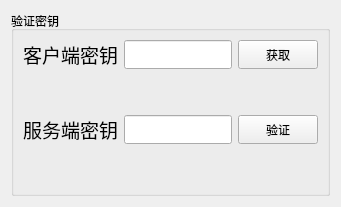
     <widget class="QWidget" name="tabK">
      <attribute name="icon">
       <iconset>
        <normaloff>assets/PNG/crown.png</normaloff>assets/PNG/crown.png</iconset>
      </attribute>
      <attribute name="title">
       <string>密钥</string>
      </attribute>
      <layout class="QVBoxLayout" name="verticalLayout_10">
       <item>
        <widget class="QGroupBox" name="KeysgroupBox">
         <property name="title">
          <string>验证密钥</string>
         </property>
         <layout class="QVBoxLayout" name="verticalLayout_21" stretch="2,6,2,6">
          <item>
           <layout class="QHBoxLayout" name="horizontalLayout_12">
            <item>
             <widget class="QLabel" name="label_3">
              <property name="sizePolicy">
               <sizepolicy hsizetype="Fixed" vsizetype="Preferred">
                <horstretch>0</horstretch>
                <verstretch>0</verstretch>
               </sizepolicy>
              </property>
              <property name="font">
               <font>
                <pointsize>14</pointsize>
               </font>
              </property>
              <property name="text">
               <string>客户端密钥</string>
              </property>
             </widget>
            </item>
            <item>
             <widget class="QLineEdit" name="lineEdit_2">
              <property name="sizePolicy">
               <sizepolicy hsizetype="Expanding" vsizetype="Expanding">
                <horstretch>0</horstretch>
                <verstretch>0</verstretch>
               </sizepolicy>
              </property>
             </widget>
            </item>
            <item>
             <widget class="QPushButton" name="pushButton_2">
              <property name="sizePolicy">
               <sizepolicy hsizetype="Minimum" vsizetype="Expanding">
                <horstretch>0</horstretch>
                <verstretch>0</verstretch>
               </sizepolicy>
              </property>
              <property name="text">
               <string>获取</string>
              </property>
             </widget>
            </item>
           </layout>
          </item>
          <item>
           <spacer name="verticalSpacer_20">
            <property name="orientation">
             <enum>Qt::Orientation::Vertical</enum>
            </property>
            <property name="sizeHint" stdset="0">
             <size>
              <width>20</width>
              <height>40</height>
             </size>
            </property>
           </spacer>
          </item>
          <item>
           <layout class="QHBoxLayout" name="horizontalLayout_13">
            <item>
             <widget class="QLabel" name="label_4">
              <property name="sizePolicy">
               <sizepolicy hsizetype="Fixed" vsizetype="Preferred">
                <horstretch>0</horstretch>
                <verstretch>0</verstretch>
               </sizepolicy>
              </property>
              <property name="font">
               <font>
                <pointsize>14</pointsize>
               </font>
              </property>
              <property name="text">
               <string>服务端密钥</string>
              </property>
             </widget>
            </item>
            <item>
             <widget class="QLineEdit" name="lineEdit_3">
              <property name="sizePolicy">
               <sizepolicy hsizetype="Expanding" vsizetype="Expanding">
                <horstretch>0</horstretch>
                <verstretch>0</verstretch>
               </sizepolicy>
              </property>
             </widget>
            </item>
            <item>
             <widget class="QPushButton" name="pushButton_4">
              <property name="sizePolicy">
               <sizepolicy hsizetype="Minimum" vsizetype="Expanding">
                <horstretch>0</horstretch>
                <verstretch>0</verstretch>
               </sizepolicy>
              </property>
              <property name="text">
               <string>验证</string>
              </property>
             </widget>
            </item>
           </layout>
          </item>
          <item>
           <spacer name="verticalSpacer_21">
            <property name="orientation">
             <enum>Qt::Orientation::Vertical</enum>
            </property>
            <property name="sizeHint" stdset="0">
             <size>
              <width>20</width>
              <height>40</height>
             </size>
            </property>
           </spacer>
          </item>
         </layout>
        </widget>
       </item>
      </layout>
     </widget>
